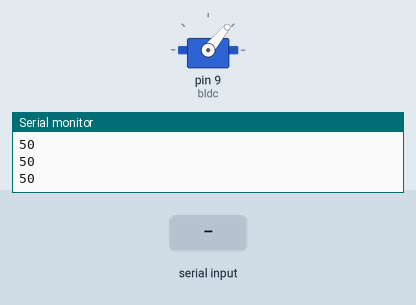
The sketch below on a simulated Arduino Uno, built with avr-gcc and run on an emulated ATmega328P. On the bench: servo, the last lines printed to the serial monitor. The inputs (shaded band) are chosen by the test bench.

Above: at 4.2 s.
4.3 s: "a" received over Serial
At 5.5 s:
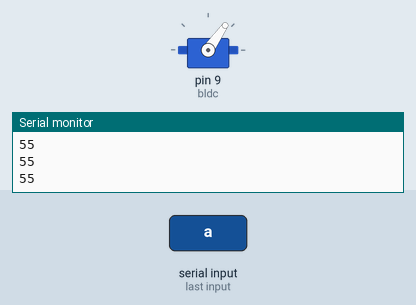
5.8 s: "a" received over Serial
At 6.5 s:
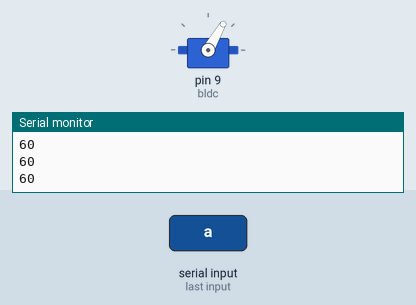
7.3 s: "b" received over Serial
At 7.9 s:
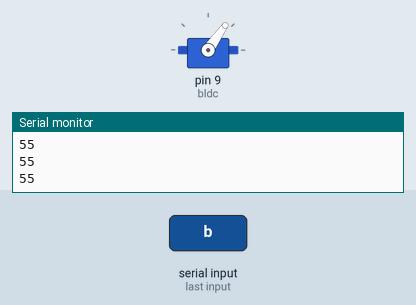
Timing chart, 0 to 10.3 s (numbered marks = the images above; inputs shaded):
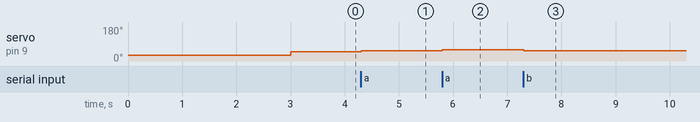

The sketch:

BLDC_Tester.ino
```cpp
#include <Servo.h>
Servo bldc;
int speedbldc = 50;
void setup() {
  Serial.begin(115200);
  bldc.attach(9);
  bldc.write(30);
  delay(3000);
  // put your setup code here, to run once:

}

void loop() {
  if(Serial.available()){
    char datame = Serial.read();
    if(datame == 'a'){
      speedbldc+=5;
    }
    if(datame == 'b'){
      speedbldc-=5;
    }
    datame="";
  }
  Serial.println(speedbldc);
  bldc.write(speedbldc);
  delay(15);
  // put your main code here, to run repeatedly:

}
```

Measured:
- after the input at 4.3 s, servo on pin 9 (bldc): 50° → 55° at once
- after the input at 5.8 s, servo on pin 9 (bldc): 55° → 60° at once
- after the input at 7.3 s, servo on pin 9 (bldc): 60° → 55° at once
